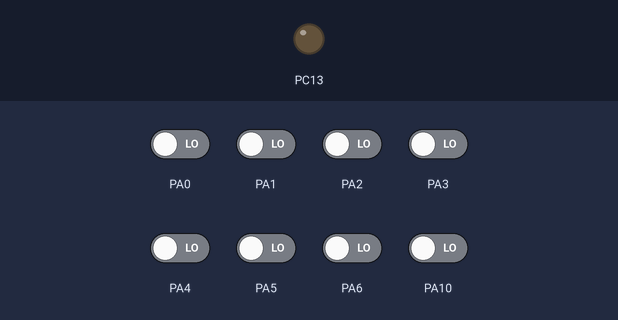
Recording of a sketch running on a simulated STM32 Blue Pill. Shown: output pins drawn as LEDs (lit = HIGH). The inputs (shaded band) are chosen by the test bench; at power-on: PA0–6, PA10 LOW. What the sketch prints to the serial monitor is not drawn.

Above: at 0.0 s.
At 11.9 s:
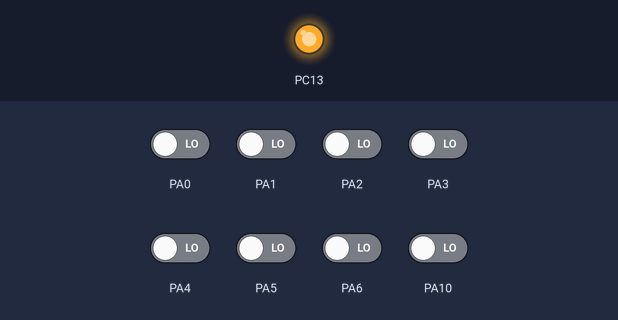
Timing chart, 0 to 13.4 s (numbered marks = the images above):
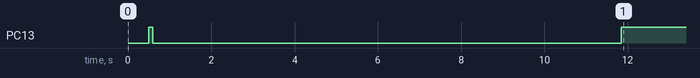

The sketch:

QTRRCExample_STM32F103C8.ino
```cpp
#include <QTRSensors.h>

// This example is designed for use with eight QTR-1RC sensors or the eight sensors of a
// QTR-8RC module.  These reflectance sensors should be connected to digital inputs 3 to 10.
// The QTR-8RC's emitter control pin (LEDON) can optionally be connected to digital pin 2,
// or you can leave it disconnected and change the EMITTER_PIN #define below from 2 to
// QTR_NO_EMITTER_PIN.

// The setup phase of this example calibrates the sensor for ten seconds and turns on
// the LED built in to the Arduino on pin 13 while calibration is going on.
// During this phase, you should expose each reflectance sensor to the lightest and
// darkest readings they will encounter.
// For example, if you are making a line follower, you should slide the sensors across the
// line during the calibration phase so that each sensor can get a reading of how dark the
// line is and how light the ground is.  Improper calibration will result in poor readings.
// If you want to skip the calibration phase, you can get the raw sensor readings
// (pulse times from 0 to 2500 us) by calling qtrrc.read(sensorValues) instead of
// qtrrc.readLine(sensorValues).

// The main loop of the example reads the calibrated sensor values and uses them to
// estimate the position of a line.  You can test this by taping a piece of 3/4" black
// electrical tape to a piece of white paper and sliding the sensor across it.  It
// prints the sensor values to the serial monitor as numbers from 0 (maximum reflectance)
// to 1000 (minimum reflectance) followed by the estimated location of the line as a number
// from 0 to 5000.  1000 means the line is directly under sensor 1, 2000 means directly
// under sensor 2, etc.  0 means the line is directly under sensor 0 or was last seen by
// sensor 0 before being lost.  5000 means the line is directly under sensor 5 or was
// last seen by sensor 5 before being lost.


#define NUM_SENSORS   8     // number of sensors used
#define TIMEOUT       3500  //10000 waits for 2500 microseconds for sensor outputs to go low
#define EMITTER_PIN   PA8     // emitter is controlled by digital pin 2

// sensors 0 through 7 are connected to digital pins 3 through 10, respectively
QTRSensorsRC qtrrc((unsigned char[]) {PA0, PA1, PA2, PA3, PA4, PA5, PA6, PA10},
  NUM_SENSORS, TIMEOUT, EMITTER_PIN);
unsigned int sensorValues[NUM_SENSORS];


void setup()
{
  delay(500);
  pinMode(PC13, OUTPUT);
  digitalWrite(PC13, HIGH);    // turn on Arduino's LED to indicate we are in calibration mode
  delay(100);
  digitalWrite(PC13, LOW);
  for (int i = 0; i < 450; i++)  // make the calibration take about 10 seconds
  {
    qtrrc.calibrate();       // reads all sensors 10 times at 2500 us per read (i.e. ~25 ms per call)
  }
  digitalWrite(PC13, HIGH);     // turn off Arduino's LED to indicate we are through with calibration

  // print the calibration minimum values measured when emitters were on
  Serial.begin(9600);
  for (int i = 0; i < NUM_SENSORS; i++)
  {
    Serial.print(qtrrc.calibratedMinimumOn[i]);
    Serial.print(' ');
  }
  Serial.println();

  // print the calibration maximum values measured when emitters were on
  for (int i = 0; i < NUM_SENSORS; i++)
  {
    Serial.print(qtrrc.calibratedMaximumOn[i]);
    Serial.print(' ');
  }
  Serial.println();
  Serial.println();
  delay(1000);
}


void loop()
{
  // read calibrated sensor values and obtain a measure of the line position from 0 to 5000
  // To get raw sensor values, call:
  //  qtrrc.read(sensorValues); instead of unsigned int position = qtrrc.readLine(sensorValues);
  unsigned int position = qtrrc.readLine(sensorValues);

  // print the sensor values as numbers from 0 to 1000, where 0 means maximum reflectance and
  // 1000 means minimum reflectance, followed by the line position
  for (unsigned char i = 0; i < NUM_SENSORS; i++)
  {
    Serial.print(sensorValues[i]);
    Serial.print('\t');
  }
  //Serial.println(); // uncomment this line if you are using raw values
  Serial.println(position); // comment this line out if you are using raw values

  delay(10);
}
```
